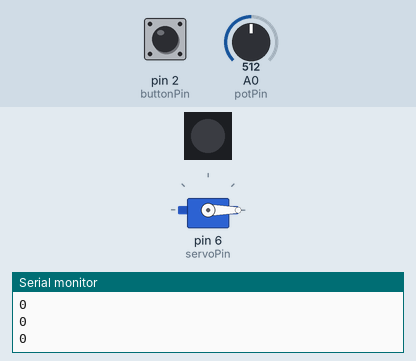
Bench run of a sketch on a simulated Arduino Uno, built with avr-gcc and run on an emulated ATmega328P. On the bench: servo, 1 RGB LEDs in strip order, left to right, the last lines printed to the serial monitor. Inputs (shaded band) come from the test bench; at power-on: pin 2 (buttonPin) LOW, A0 (potPin) = 512. Dim RGB values are drawn brighter than linear.

Above: at 1.2 s.
1.3 s: pin 2 (buttonPin) pulled HIGH for 0.15 s
At 2.5 s:
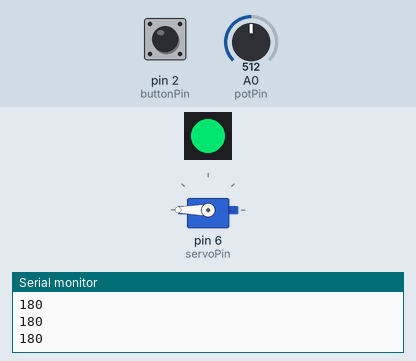
4.4 s: pin 2 (buttonPin) pulled HIGH for 1 s
At 6.36 s:
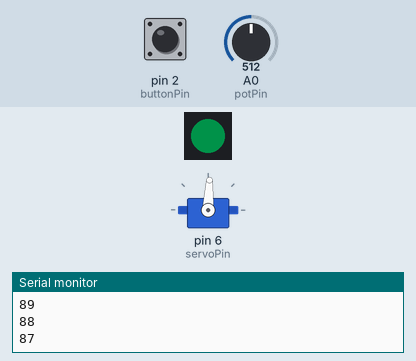
7.4 s: A0 (potPin) set to 900
At 8.38 s:
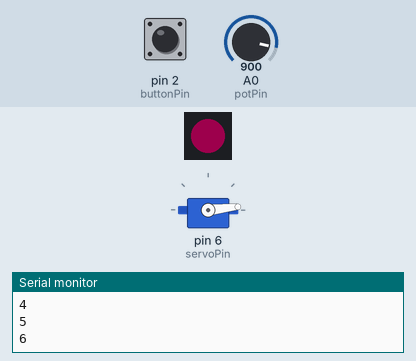
10.4 s: A0 (potPin) set to 716
At 10.82 s:
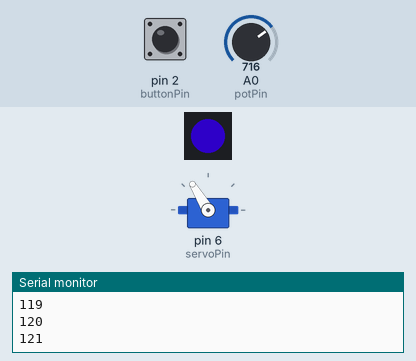
13.4 s: pin 2 (buttonPin) pulled HIGH for 0.15 s
At 13.78 s:
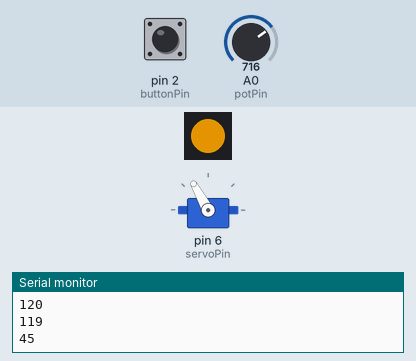
16.4 s: pin 2 (buttonPin) pulled HIGH for 3.2 s
At 17.6 s:
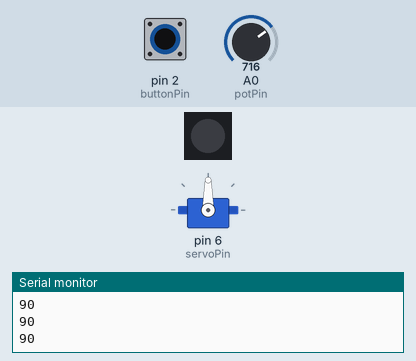
Timing chart, 0 to 19.4 s (numbered marks = the images above; inputs shaded):
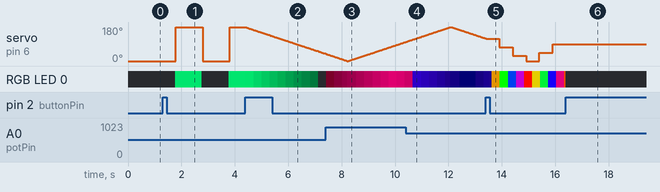

Measured:
- after the input at 1.3 s, servo on pin 6 (servoPin): 0° → 180° after 0.50 s, → 0° 1.0 s later, → 180° 1.0 s later; RGB LED 0: off → RGB(0, 172, 83) after 0.46 s, → off 1.0 s later, → RGB(0, 172, 83) 1.0 s later
- after the input at 16.4 s, servo on pin 6 (servoPin): stops changing and stays 90°

The sketch:

07_make_something_move.ino
```cpp
/*
   The following code demonstrates how to create beautiful
   asynchronous LEDs fading animations and how to switch between
   the different modalities

   STEPS:
   -make sure you connected your chainable LED
   to the right pin on your Seeeduino Lotus board
   -use the potentiometer to change color
   -press the button to switch animation
 */

#include <FastLED.h>
#include <Servo.h>


// Connections
#define DATA_PIN 5
#define CLOCK_PIN 4

int potPin = A0;

// How many leds
#define NUM_LEDS 1

// An array to hold the led data
CRGB leds[NUM_LEDS];

// button
int buttonPin = 2;
// the value that the button had in the previous loop()
boolean lastButtonPressed;

// how many animations do we have
int numAnimations=5;
int activeMode=0;

Servo myServo;
int servoPin=6;

void setup() {
	//initialize the led
	FastLED.addLeds<P9813, DATA_PIN, CLOCK_PIN, RGB>(leds, NUM_LEDS);

	startServoMoveToAnimation(0,0,1);
	myServo.attach(servoPin);

	Serial.begin(9600);
}

void loop() {
	//if the button is pressed we change animation
	if (readButtonA()) {
		//check that we are within the range of the the animations we programmed
		if (activeMode<numAnimations-1) {
			activeMode++;
		}else{
			activeMode=0;
		}
		// start the right animation
		switch (activeMode) {
		case 0: //one color not fading
			startSingleColor();
			startServoMoveToAnimation(90,1000,100);
			break;
		case 1: //the blink
			// we can still use the initFadeAnimation setting the number of steps to 1
			startFadeAnimation(500,1);
			startServoSweepAnimations(0,180,500,1);
			break;
		case 2: //the fade
			startFadeAnimation(2000,100);
			startServoSweepAnimations(0,180,2000,100);
			break;
		case 3: //the rainbow
			startRainbowAnimation(1000,100);
			startServoSweepAnimations(0,180,2000,4);
			break;
		case 4: //nothing
			stopAnimations();
			stopServo();
			break;
		}
	}

	// if the animation is not of type rainbox set the color using the potentiometer
	if (activeMode!=3) {
		int potValue = analogRead(potPin);
		setHue(map(potValue, 0,1024,0,255));
	}

	//timing checks and led update is done inside this function
	updateLedAnimation();
	updateServo();
}

// this function returns true when the button is pressed
boolean readButtonA(){
	boolean buttonStatus=false;
	boolean buttonPressed=digitalRead(buttonPin);
	if (buttonPressed&&!lastButtonPressed) {
		buttonStatus=true;
	}
	lastButtonPressed=buttonPressed;
	return(buttonStatus);
}
```

led_animations.ino
```cpp
/*
   The is a self-contained file that has nicely packaged functionality
   to make LEDs shine in various animation styles. You can open it as a
   tab to another Arduino program (that contains the setup and loop functions.

   Notice that the pin definition and the initialization of the ledstrip is still
   happening inside the main tab of the scketch before and inside the setup() fucntion
 */

//how long is the animation
int animationDuration = 2000;
//keep track of last time we updated the led brightness
long lastLedUpdateTime = 0;
//how many steps has the animation
int animationSteps = 40;
//how often are we supposed to change the color of the led
float animationUpdateInterval = animationDuration/animationSteps;
//is our animation moving forward or backward
int animationDirection = 1;
//the maximum & minimum brightness, mainy needed for fade animation
int maxBrightness = 255;
int minBrightness = 0;
//how much do we change the color at every step of the animation
float incrementAmountXStep = (maxBrightness - minBrightness) / animationSteps;
//the led brightness
int brightness;
int color_hue;

// multiple types of animation,
enum animationType {
	SINGLE_COLOR,
	FADE,
	BLINK,
	RAINBOW,
	NONE,
};

// the animation currently active
animationType currentAnimation = NONE;

void setHue(int hue) {
	color_hue=hue;
}


void startFadeAnimation(int animationDuration, int animationSteps) {
	currentAnimation = FADE;
	animationSteps = animationSteps;
	animationDuration = animationDuration;

	//recal the steps and the indervals
	animationUpdateInterval = animationDuration/animationSteps;
	incrementAmountXStep = (maxBrightness - minBrightness) / animationSteps;
}

void stopAnimations() {
	//turn off
	brightness = 0;
	currentAnimation = NONE;
}

void startSingleColor() {
	//set the brightness to the max
	brightness = maxBrightness;
	currentAnimation = SINGLE_COLOR;
}

void updateFadeAnimation() {
	//increment the value of brightness
	brightness = brightness + incrementAmountXStep * animationDirection;
	//check that we havn't reached the extreme
	if (brightness > maxBrightness || brightness < minBrightness) {
		animationDirection *= -1;
		//make sure the value falls between the desired range
		brightness=constrain(brightness,minBrightness,maxBrightness);
	}
}

void startRainbowAnimation(int rainbowDuration, int rainbowSteps) {
	currentAnimation = RAINBOW;
	color_hue = 0;
	brightness = maxBrightness;
	animationSteps = rainbowSteps;
	animationDuration = rainbowDuration;

	animationUpdateInterval = animationDuration/animationSteps;
	incrementAmountXStep = 255 / animationSteps;
}

void updateRainbowAnimation() {
	//increment the hue
	color_hue += incrementAmountXStep*animationDirection;
	//set the brightness to max
	brightness = maxBrightness;
	//reset the hue to 0 when we reach 1
	if (color_hue > 255) {
		color_hue = 0;
	}
}


void updateLedAnimation() {
	if (millis() - lastLedUpdateTime > animationUpdateInterval) {
		switch (currentAnimation) {
		case NONE:
			break;
		case FADE:
			updateFadeAnimation();
			break;
		case BLINK:
			updateFadeAnimation();
			break;
		case RAINBOW:
			updateRainbowAnimation();
			break;
		}
		lastLedUpdateTime = millis();
	}
	//update the led color
	leds[0].setHSV(color_hue, 255, brightness);
	FastLED.show();
}
```

servo_animations.ino
```cpp
//some variables to animate the servo motor.
int servoPosition;
int servoDirection=1;

int servoAnimationDuration;
int servoUpdateInterval;
int servoStepSize;

int lastServoUpdated;

int servoMin;
int servoMax;

int targetPosition;

// multiple types of animation,
enum servoAnimationType {
	SWEEP,
	MOVETO,
	STOPMOTOR,
};

servoAnimationType currentServoAnimation=STOPMOTOR;


int startServoSweepAnimations(int min, int max, int duration, int steps ){
	currentServoAnimation=SWEEP;
	servoMin=min;
	servoMax=max;
	servoUpdateInterval=duration/steps;
	servoStepSize= abs(servoMax-servoMin)/steps;
	Serial.println(servoStepSize);
}

void updateServoSweep(){
	servoPosition+=servoStepSize*servoDirection;
	if (servoPosition > servoMax || servoPosition < servoMin) {
		servoDirection *= -1;
		//make sure the value falls between the desired range
		servoPosition=constrain(servoPosition,servoMin,servoMax);
	}
}

void startServoMoveToAnimation(int target, int duration, int steps){
	currentServoAnimation=MOVETO;
	targetPosition=target;
	servoUpdateInterval=duration/steps;
	servoStepSize= abs(target-servoPosition)/steps;
}

void updateServoMoveTo(){
	servoPosition+=servoStepSize*servoDirection;
	if ((servoDirection==1 && servoPosition > targetPosition)||
	    (servoDirection==-1 && servoPosition < targetPosition)) {
		servoPosition=targetPosition;
		currentServoAnimation=STOPMOTOR;
	}
}

void stopServo(){
	currentServoAnimation=STOPMOTOR;
}

void updateServo(){
	if (millis() - lastServoUpdated > servoUpdateInterval) {
		switch (currentServoAnimation) {
		case SWEEP:
			updateServoSweep();
			break;
		case MOVETO:
			updateServoMoveTo();
			break;
		case STOPMOTOR:
			break;
		}
		lastServoUpdated=millis();
		Serial.println(servoPosition);
	}


	myServo.write(servoPosition);
}
```
